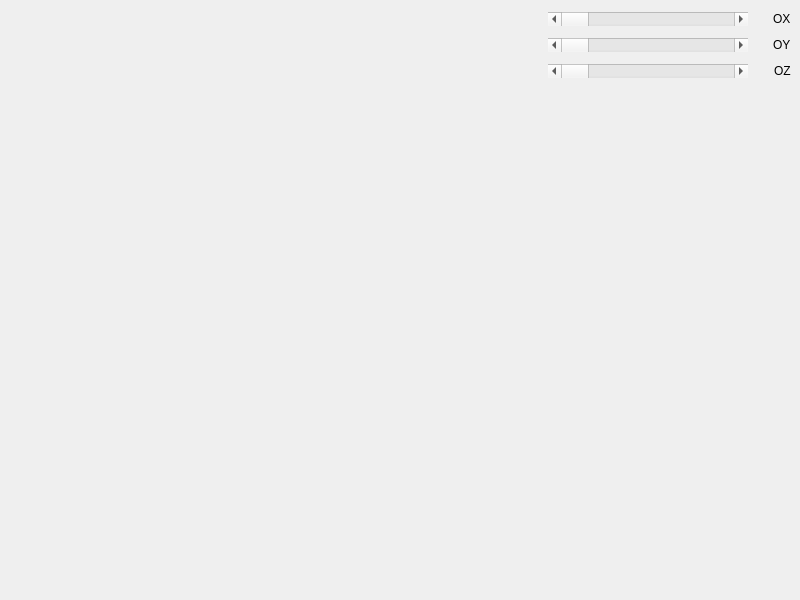
<?xml version="1.0" encoding="UTF-8"?>
<ui version="4.0">
 <class>MainWindow</class>
 <widget class="QMainWindow" name="MainWindow">
  <property name="geometry">
   <rect>
    <x>0</x>
    <y>0</y>
    <width>800</width>
    <height>600</height>
   </rect>
  </property>
  <property name="windowTitle">
   <string>MainWindow</string>
  </property>
  <widget class="QWidget" name="centralwidget">
   <layout class="QHBoxLayout" name="horizontalLayout_5">
    <item>
     <layout class="QHBoxLayout" name="horizontalLayout_4">
      <item>
       <widget class="Canvas" name="canvas" native="true">
        <property name="sizePolicy">
         <sizepolicy hsizetype="MinimumExpanding" vsizetype="Preferred">
          <horstretch>0</horstretch>
          <verstretch>0</verstretch>
         </sizepolicy>
        </property>
       </widget>
      </item>
      <item>
       <layout class="QVBoxLayout" name="verticalLayout">
        <item>
         <layout class="QHBoxLayout" name="horizontalLayoutOX">
          <item>
           <widget class="QScrollBar" name="scrollBarOX">
            <property name="sizePolicy">
             <sizepolicy hsizetype="Minimum" vsizetype="Fixed">
              <horstretch>200</horstretch>
              <verstretch>0</verstretch>
             </sizepolicy>
            </property>
            <property name="minimumSize">
             <size>
              <width>200</width>
              <height>0</height>
             </size>
            </property>
            <property name="orientation">
             <enum>Qt::Horizontal</enum>
            </property>
           </widget>
          </item>
          <item>
           <spacer name="horizontalSpacer">
            <property name="orientation">
             <enum>Qt::Horizontal</enum>
            </property>
            <property name="sizeType">
             <enum>QSizePolicy::Maximum</enum>
            </property>
            <property name="sizeHint" stdset="0">
             <size>
              <width>20</width>
              <height>20</height>
             </size>
            </property>
           </spacer>
          </item>
          <item>
           <widget class="QLabel" name="labelOX">
            <property name="sizePolicy">
             <sizepolicy hsizetype="Maximum" vsizetype="Preferred">
              <horstretch>0</horstretch>
              <verstretch>0</verstretch>
             </sizepolicy>
            </property>
            <property name="text">
             <string>OX</string>
            </property>
           </widget>
          </item>
         </layout>
        </item>
        <item>
         <layout class="QHBoxLayout" name="horizontalLayoutOY">
          <item>
           <widget class="QScrollBar" name="scrollBarOY">
            <property name="sizePolicy">
             <sizepolicy hsizetype="Minimum" vsizetype="Fixed">
              <horstretch>200</horstretch>
              <verstretch>0</verstretch>
             </sizepolicy>
            </property>
            <property name="minimumSize">
             <size>
              <width>200</width>
              <height>0</height>
             </size>
            </property>
            <property name="orientation">
             <enum>Qt::Horizontal</enum>
            </property>
           </widget>
          </item>
          <item>
           <spacer name="horizontalSpacer_2">
            <property name="orientation">
             <enum>Qt::Horizontal</enum>
            </property>
            <property name="sizeType">
             <enum>QSizePolicy::Maximum</enum>
            </property>
            <property name="sizeHint" stdset="0">
             <size>
              <width>20</width>
              <height>20</height>
             </size>
            </property>
           </spacer>
          </item>
          <item>
           <widget class="QLabel" name="labelOY">
            <property name="sizePolicy">
             <sizepolicy hsizetype="Maximum" vsizetype="Preferred">
              <horstretch>0</horstretch>
              <verstretch>0</verstretch>
             </sizepolicy>
            </property>
            <property name="text">
             <string>OY</string>
            </property>
           </widget>
          </item>
         </layout>
        </item>
        <item>
         <layout class="QHBoxLayout" name="horizontalLayoutOZ">
          <item>
           <widget class="QScrollBar" name="scrollBarOZ">
            <property name="sizePolicy">
             <sizepolicy hsizetype="Fixed" vsizetype="Fixed">
              <horstretch>200</horstretch>
              <verstretch>200</verstretch>
             </sizepolicy>
            </property>
            <property name="minimumSize">
             <size>
              <width>200</width>
              <height>0</height>
             </size>
            </property>
            <property name="orientation">
             <enum>Qt::Horizontal</enum>
            </property>
           </widget>
          </item>
          <item>
           <spacer name="horizontalSpacer_3">
            <property name="orientation">
             <enum>Qt::Horizontal</enum>
            </property>
            <property name="sizeType">
             <enum>QSizePolicy::Maximum</enum>
            </property>
            <property name="sizeHint" stdset="0">
             <size>
              <width>20</width>
              <height>20</height>
             </size>
            </property>
           </spacer>
          </item>
          <item>
           <widget class="QLabel" name="labelOZ">
            <property name="sizePolicy">
             <sizepolicy hsizetype="Maximum" vsizetype="Preferred">
              <horstretch>0</horstretch>
              <verstretch>0</verstretch>
             </sizepolicy>
            </property>
            <property name="text">
             <string>OZ</string>
            </property>
           </widget>
          </item>
         </layout>
        </item>
        <item>
         <spacer name="verticalSpacer">
          <property name="orientation">
           <enum>Qt::Vertical</enum>
          </property>
          <property name="sizeHint" stdset="0">
           <size>
            <width>20</width>
            <height>40</height>
           </size>
          </property>
         </spacer>
        </item>
       </layout>
      </item>
     </layout>
    </item>
   </layout>
  </widget>
 </widget>
 <customwidgets>
  <customwidget>
   <class>Canvas</class>
   <extends>QWidget</extends>
   <header>../moduls/canvas/Canvas.h</header>
   <container>1</container>
  </customwidget>
 </customwidgets>
 <resources/>
 <connections/>
</ui>
